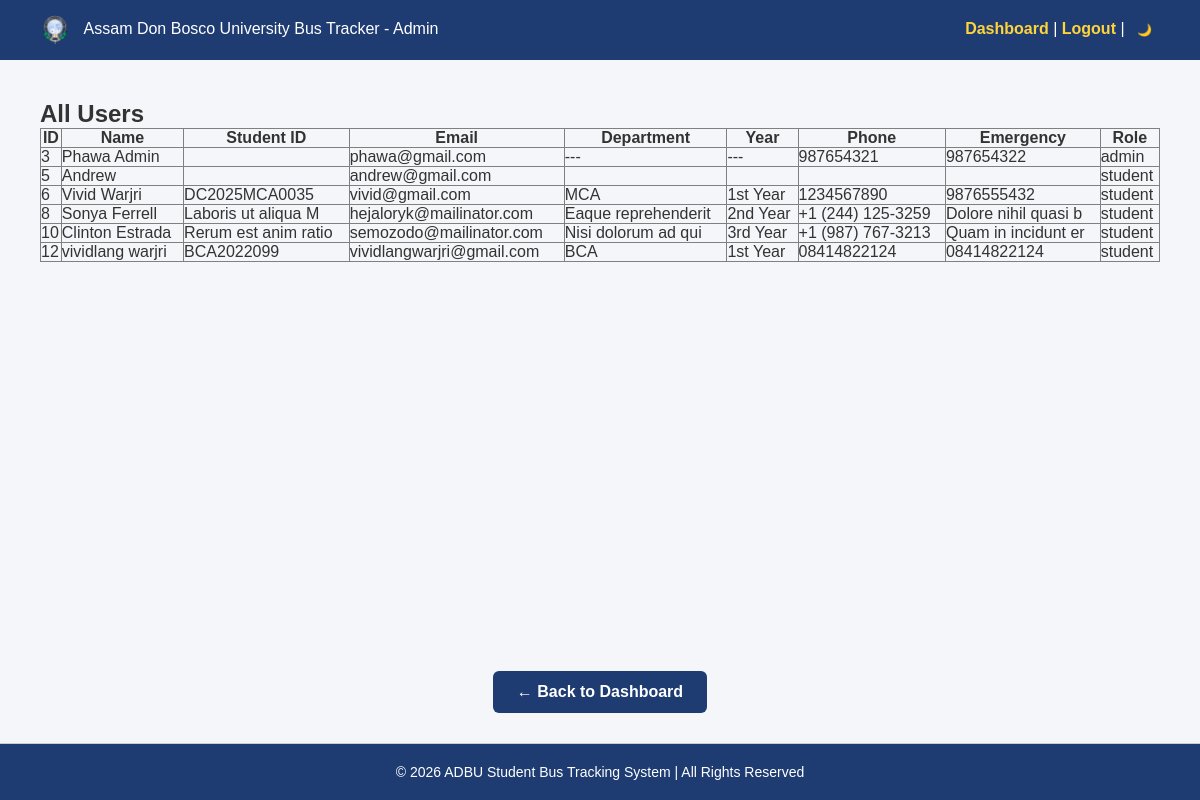
The app's page /admin/view_users.php (signed in) with its own data.
### tables this page shows
CREATE TABLE `users` (
  `id` int(11) NOT NULL,
  `name` varchar(100) NOT NULL,
  `student_id` varchar(50) NOT NULL,
  `email` varchar(100) NOT NULL,
  `address` varchar(255) NOT NULL,
  `phone` varchar(20) NOT NULL,
  `department` varchar(100) NOT NULL,
  `year` varchar(20) NOT NULL,
  `emergency_contact` varchar(20) NOT NULL,
  `password` varchar(255) NOT NULL,
  `role` enum('admin','student','driver') NOT NULL,
  `created_at` timestamp NOT NULL DEFAULT current_timestamp(),
  `status` enum('active','blocked') DEFAULT 'active'
);

### admin/view_users.php (the view, shortened to what this page needs)
<?php
include('../config/db.php');
$result = mysqli_query($conn, "SELECT * FROM users ORDER BY id ASC");
?>
<!DOCTYPE html>
<html>
<head>
    <link rel="stylesheet" href="../css/theme.css">
    <link rel="stylesheet" href="admin.css">
    <link rel="stylesheet" href="../css/footer.css">
</head>
<body>
<div class="navbar">
    <div><img src="../includes/adbu_app_logo_512x512.png" alt="ADBU Logo" style="height:30px; vertical-align:middle; margin-right:10px;"> Assam Don Bosco University Bus Tracker - Admin</div>
    <div>
        <a href="dashboard.php">Dashboard</a> |
        <a href="../logout.php">Logout</a> |
        <button onclick="toggleTheme()" style="background:var(--button-bg); color:var(--button-text); border:none; padding:4px 8px; border-radius:4px; cursor:pointer; font-size:12px;">
            <span id="themeIcon">🌙</span>
        </button>
    </div>
</div>
<div class="container">
    <h2>All Users</h2>
    <table border="1" cellpadding="8" cellspacing="0">
    <tr>
        <th>ID</th>
        <th>Name</th>
        <th>Student ID</th>
        <th>Email</th>
        <th>Department</th>
        <th>Year</th>
        <th>Phone</th>
        <th>Emergency</th>
        <th>Role</th>
    </tr>
    <?php while($row = mysqli_fetch_assoc($result)){ ?>
    <tr>
        <td><?= $row['id']; ?></td>
        <td><?= $row['name']; ?></td>
        <td><?= $row['student_id']; ?></td>
        <td><?= $row['email']; ?></td>
        <td><?= $row['department']; ?></td>
        <td><?= $row['year']; ?></td>
        <td><?= $row['phone']; ?></td>
        <td><?= $row['emergency_contact']; ?></td>
        <td><?= $row['role']; ?></td>
    </tr>
    <?php } ?>
    </table>
</div>
<div style="text-align:center; margin:30px 0;">
    <a href="dashboard.php" style="background:var(--button-bg); color:var(--button-text); padding:12px 24px; text-decoration:none; border-radius:6px; font-weight:bold; display:inline-block;">← Back to Dashboard</a>
</div>
<footer class="footer">
    <p>© <?php echo date("Y"); ?> ADBU Student Bus Tracking System | All Rights Reserved</p>
</footer>
</body>
</html>

### css/theme.css (style rules this page uses)
:root { --primary-color: #1e3c72; --primary-hover: #16325c; --primary-light: #2a5298; --secondary-color: #ffd43b; --bg-primary: #ffffff; --bg-secondary: #f4f6f9; --bg-gradient: linear-gradient(135deg, #1e3c72, #2a5298); --bg-gradient-alt: linear-gradient(to right, #1e3c72, #2a5298); --text-primary: #333333; --text-secondary: #555555; --text-light: #ffffff; --text-link: #1e3c72; --border-color: #ccc; --border-focus: #1e3c72; --border-focus-shadow: rgba(30, 60, 114, 0.3); --shadow-color: rgba(0, 0, 0, 0.1); --shadow-color-hover: rgba(0, 0, 0, 0.2); --card-bg: #ffffff; --card-shadow: 0 5px 15px rgba(0, 0, 0, 0.1); --card-shadow-hover: 0 10px 25px rgba(0, 0, 0, 0.2); --navbar-bg: #1e3c72; --navbar-text: #ffffff; --navbar-link-hover: #ffd43b; --navbar-link-active: #1b5fa7; --input-bg: #ffffff; --input-border: #ccc; --input-focus: #1e3c72; --button-bg: #1e3c72; --button-hover: #16325c; --button-text: #ffffff; --footer-bg: #1e3c72; --footer-text: #ffffff; --success: #28a745; --error: #dc3545; --warning: #ffc107; }
* { transition: background-color 0.3s ease, color 0.3s ease, border-color 0.3s ease; }

### admin/admin.css (style rules this page uses)
[data-theme="light"] { --admin-text: #333333; --admin-text-secondary: #666666; }
* { margin: 0; padding: 0; box-sizing: border-box; font-family: Arial, sans-serif; }
body { background: var(--bg-secondary); color: var(--admin-text); }
.navbar { background: var(--navbar-bg); color: var(--navbar-text); padding: 15px 40px; display: flex; justify-content: space-between; align-items: center; }
.navbar a { color: var(--navbar-link-hover); text-decoration: none; font-weight: bold; }
.container { padding: 40px; }
table { width: 100%; border-collapse: collapse; }

### css/footer.css (style rules this page uses)
.footer { background: var(--navbar-bg); color: var(--footer-text); text-align: center; padding: 20px; margin-top: 40px; border-top: 1px solid var(--border-color); font-size: 14px; position: relative; bottom: 0; width: 100%; }

### admin/view_users.php (style rules this page uses)
body { display: flex; flex-direction: column; min-height: 100vh; }
.container { flex: 1; }
.footer { margin-top: auto; }

### records on screen
users: id "3", name "Phawa Admin", email "phawa@gmail.com", department "---", year "---", phone "987654321", emergency_contact "987654322", role "admin"
users: id "5", name "Andrew", email "andrew@gmail.com", role "student"
users: id "6", name "Vivid Warjri", student "DC2025MCA0035", email "vivid@gmail.com", department "MCA", year "1st Year", phone "1234567890", emergency_contact "9876555432", role "student"
users: id "8", name "Sonya Ferrell", student "Laboris ut aliqua M", email "hejaloryk@mailinator.com", department "Eaque reprehenderit", year "2nd Year", phone "+1 (244) 125-3259", emergency_contact "Dolore nihil quasi b", role "student"
users: id "10", name "Clinton Estrada", student "Rerum est anim ratio", email "semozodo@mailinator.com", department "Nisi dolorum ad qui", year "3rd Year", phone "+1 (987) 767-3213", emergency_contact "Quam in incidunt er", role "student"
users: id "12", name "vividlang warjri", student "BCA2022099", email "vividlangwarjri@gmail.com", department "BCA", year "1st Year", phone "08414822124", emergency_contact "08414822124", role "student"
